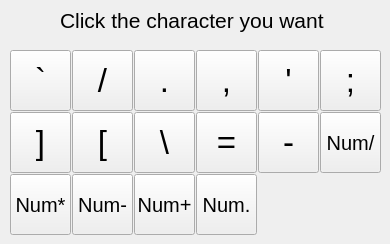
   <widget class="QWidget" name="tab_Punctuation">
    <attribute name="title">
     <string>Punctuation</string>
    </attribute>
    <widget class="QLabel" name="instructionLabel_3">
     <property name="geometry">
      <rect>
       <x>60</x>
       <y>0</y>
       <width>281</width>
       <height>41</height>
      </rect>
     </property>
     <property name="font">
      <font>
       <pointsize>16</pointsize>
      </font>
     </property>
     <property name="text">
      <string>Click the character you want</string>
     </property>
    </widget>
    <widget class="QPushButton" name="r6_button_2">
     <property name="geometry">
      <rect>
       <x>10</x>
       <y>112</y>
       <width>61</width>
       <height>61</height>
      </rect>
     </property>
     <property name="font">
      <font>
       <pointsize>25</pointsize>
       <stylestrategy>PreferAntialias</stylestrategy>
      </font>
     </property>
     <property name="toolTip">
      <string/>
     </property>
     <property name="text">
      <string>]</string>
     </property>
     <property name="flat">
      <bool>false</bool>
     </property>
    </widget>
    <widget class="QPushButton" name="r2_button_2">
     <property name="geometry">
      <rect>
       <x>134</x>
       <y>50</y>
       <width>61</width>
       <height>61</height>
      </rect>
     </property>
     <property name="font">
      <font>
       <pointsize>25</pointsize>
       <stylestrategy>PreferAntialias</stylestrategy>
      </font>
     </property>
     <property name="toolTip">
      <string/>
     </property>
     <property name="text">
      <string>.</string>
     </property>
     <property name="flat">
      <bool>false</bool>
     </property>
    </widget>
    <widget class="QPushButton" name="r8_button_2">
     <property name="geometry">
      <rect>
       <x>134</x>
       <y>112</y>
       <width>61</width>
       <height>61</height>
      </rect>
     </property>
     <property name="font">
      <font>
       <pointsize>25</pointsize>
       <stylestrategy>PreferAntialias</stylestrategy>
      </font>
     </property>
     <property name="toolTip">
      <string/>
     </property>
     <property name="text">
      <string>\</string>
     </property>
     <property name="flat">
      <bool>false</bool>
     </property>
    </widget>
    <widget class="QPushButton" name="r3_button_2">
     <property name="geometry">
      <rect>
       <x>196</x>
       <y>50</y>
       <width>61</width>
       <height>61</height>
      </rect>
     </property>
     <property name="font">
      <font>
       <pointsize>25</pointsize>
       <stylestrategy>PreferAntialias</stylestrategy>
      </font>
     </property>
     <property name="toolTip">
      <string/>
     </property>
     <property name="text">
      <string>,</string>
     </property>
     <property name="flat">
      <bool>false</bool>
     </property>
    </widget>
    <widget class="QPushButton" name="r0_button_2">
     <property name="geometry">
      <rect>
       <x>10</x>
       <y>50</y>
       <width>61</width>
       <height>61</height>
      </rect>
     </property>
     <property name="font">
      <font>
       <pointsize>25</pointsize>
       <stylestrategy>PreferAntialias</stylestrategy>
      </font>
     </property>
     <property name="toolTip">
      <string/>
     </property>
     <property name="text">
      <string>`</string>
     </property>
     <property name="flat">
      <bool>false</bool>
     </property>
    </widget>
    <widget class="QPushButton" name="num4_button_2">
     <property name="geometry">
      <rect>
       <x>134</x>
       <y>174</y>
       <width>61</width>
       <height>61</height>
      </rect>
     </property>
     <property name="font">
      <font>
       <pointsize>15</pointsize>
       <stylestrategy>PreferAntialias</stylestrategy>
      </font>
     </property>
     <property name="toolTip">
      <string/>
     </property>
     <property name="text">
      <string>Num+</string>
     </property>
     <property name="flat">
      <bool>false</bool>
     </property>
    </widget>
    <widget class="QPushButton" name="r1_button_2">
     <property name="geometry">
      <rect>
       <x>72</x>
       <y>50</y>
       <width>61</width>
       <height>61</height>
      </rect>
     </property>
     <property name="font">
      <font>
       <pointsize>25</pointsize>
       <stylestrategy>PreferAntialias</stylestrategy>
      </font>
     </property>
     <property name="toolTip">
      <string/>
     </property>
     <property name="text">
      <string>/</string>
     </property>
     <property name="flat">
      <bool>false</bool>
     </property>
    </widget>
    <widget class="QPushButton" name="r4_button_2">
     <property name="geometry">
      <rect>
       <x>258</x>
       <y>50</y>
       <width>61</width>
       <height>61</height>
      </rect>
     </property>
     <property name="font">
      <font>
       <pointsize>25</pointsize>
       <stylestrategy>PreferAntialias</stylestrategy>
      </font>
     </property>
     <property name="toolTip">
      <string/>
     </property>
     <property name="text">
      <string>'</string>
     </property>
     <property name="flat">
      <bool>false</bool>
     </property>
    </widget>
    <widget class="QPushButton" name="num3_button_2">
     <property name="geometry">
      <rect>
       <x>72</x>
       <y>174</y>
       <width>61</width>
       <height>61</height>
      </rect>
     </property>
     <property name="font">
      <font>
       <pointsize>15</pointsize>
       <stylestrategy>PreferAntialias</stylestrategy>
      </font>
     </property>
     <property name="toolTip">
      <string/>
     </property>
     <property name="text">
      <string>Num-</string>
     </property>
     <property name="flat">
      <bool>false</bool>
     </property>
    </widget>
    <widget class="QPushButton" name="num0_button_2">
     <property name="geometry">
      <rect>
       <x>258</x>
       <y>112</y>
       <width>61</width>
       <height>61</height>
      </rect>
     </property>
     <property name="font">
      <font>
       <pointsize>25</pointsize>
       <stylestrategy>PreferAntialias</stylestrategy>
      </font>
     </property>
     <property name="toolTip">
      <string/>
     </property>
     <property name="text">
      <string>-</string>
     </property>
     <property name="flat">
      <bool>false</bool>
     </property>
    </widget>
    <widget class="QPushButton" name="r7_button_2">
     <property name="geometry">
      <rect>
       <x>72</x>
       <y>112</y>
       <width>61</width>
       <height>61</height>
      </rect>
     </property>
     <property name="font">
      <font>
       <pointsize>25</pointsize>
       <stylestrategy>PreferAntialias</stylestrategy>
      </font>
     </property>
     <property name="toolTip">
      <string/>
     </property>
     <property name="text">
      <string>[</string>
     </property>
     <property name="flat">
      <bool>false</bool>
     </property>
    </widget>
    <widget class="QPushButton" name="num1_button_2">
     <property name="geometry">
      <rect>
       <x>320</x>
       <y>112</y>
       <width>61</width>
       <height>61</height>
      </rect>
     </property>
     <property name="font">
      <font>
       <pointsize>15</pointsize>
       <stylestrategy>PreferAntialias</stylestrategy>
      </font>
     </property>
     <property name="toolTip">
      <string/>
     </property>
     <property name="text">
      <string>Num/</string>
     </property>
     <property name="flat">
      <bool>false</bool>
     </property>
    </widget>
    <widget class="QPushButton" name="num2_button_2">
     <property name="geometry">
      <rect>
       <x>10</x>
       <y>174</y>
       <width>61</width>
       <height>61</height>
      </rect>
     </property>
     <property name="font">
      <font>
       <pointsize>15</pointsize>
       <stylestrategy>PreferAntialias</stylestrategy>
      </font>
     </property>
     <property name="toolTip">
      <string/>
     </property>
     <property name="text">
      <string>Num*</string>
     </property>
     <property name="flat">
      <bool>false</bool>
     </property>
    </widget>
    <widget class="QPushButton" name="r5_button_2">
     <property name="geometry">
      <rect>
       <x>320</x>
       <y>50</y>
       <width>61</width>
       <height>61</height>
      </rect>
     </property>
     <property name="font">
      <font>
       <pointsize>25</pointsize>
       <stylestrategy>PreferAntialias</stylestrategy>
      </font>
     </property>
     <property name="toolTip">
      <string/>
     </property>
     <property name="text">
      <string>;</string>
     </property>
     <property name="flat">
      <bool>false</bool>
     </property>
    </widget>
    <widget class="QPushButton" name="r9_button_2">
     <property name="geometry">
      <rect>
       <x>196</x>
       <y>112</y>
       <width>61</width>
       <height>61</height>
      </rect>
     </property>
     <property name="font">
      <font>
       <pointsize>25</pointsize>
       <stylestrategy>PreferAntialias</stylestrategy>
      </font>
     </property>
     <property name="toolTip">
      <string/>
     </property>
     <property name="text">
      <string>=</string>
     </property>
     <property name="flat">
      <bool>false</bool>
     </property>
    </widget>
    <widget class="QPushButton" name="num4_button_3">
     <property name="geometry">
      <rect>
       <x>196</x>
       <y>174</y>
       <width>61</width>
       <height>61</height>
      </rect>
     </property>
     <property name="font">
      <font>
       <pointsize>15</pointsize>
       <stylestrategy>PreferAntialias</stylestrategy>
      </font>
     </property>
     <property name="toolTip">
      <string/>
     </property>
     <property name="text">
      <string>Num.</string>
     </property>
     <property name="flat">
      <bool>false</bool>
     </property>
    </widget>
   </widget>
